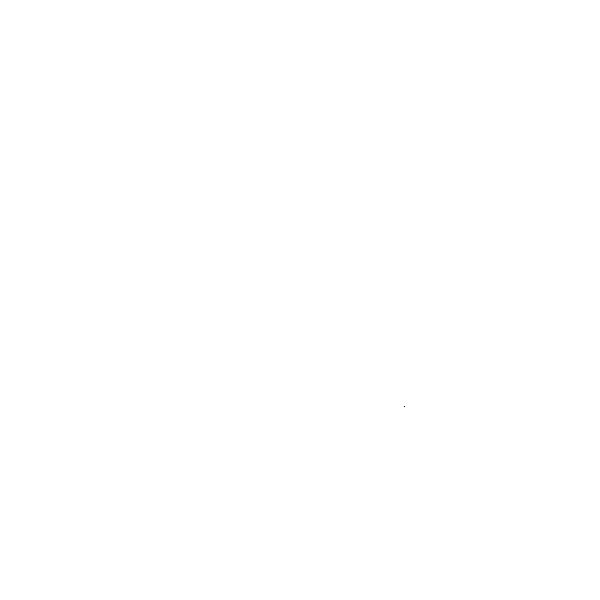
Frame 1 (no input)
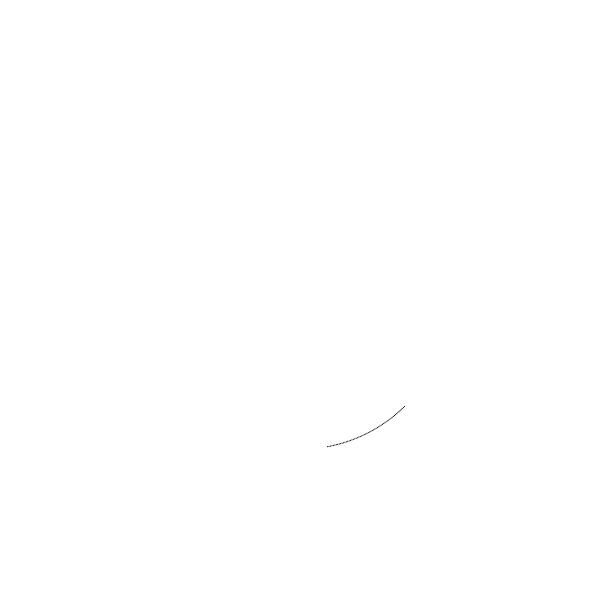
Frame 60 (the mouse pressed at the canvas centre just before this capture)
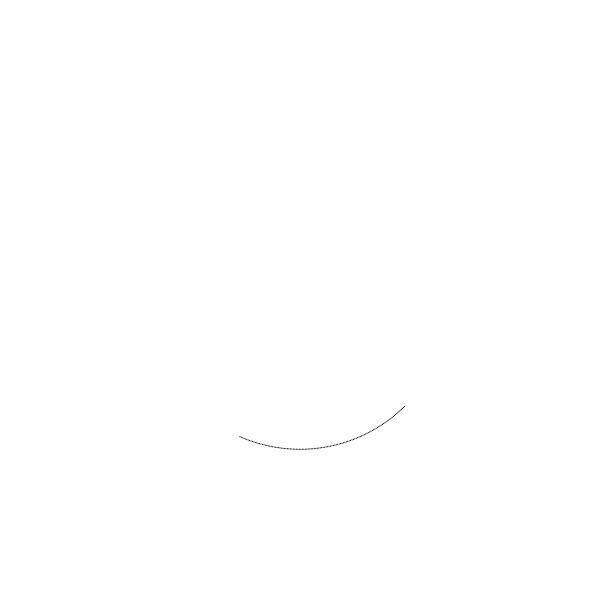
Frame 120 (the mouse held since frame 60 and released just before this capture)

The Processing sketch that drew these frames (run headless with seeded random() and noise(); from frame 60 on, the mouse is pressed at the canvas centre):

// Processing sketch: drawCircle
// ── drawCircle.pde
//Processing

int size = 300;
float x;
float y;
float deg;

void drawCircle() {
  pushMatrix();
  translate(width/2, height/2);

  x+= 0.001;
  deg += 0.01;
  pushMatrix();
  rotate(deg);
  translate(x, y);
  fill(0);
  rect(0, 0, 1, 1);
  popMatrix();

  popMatrix();
}


void setup() {

  size(600, 600);
  background(255);
  smooth();
  noStroke();

  x = size * 0.35;
  y = size * 0.35;
}

void draw() {

  drawCircle();  

}
